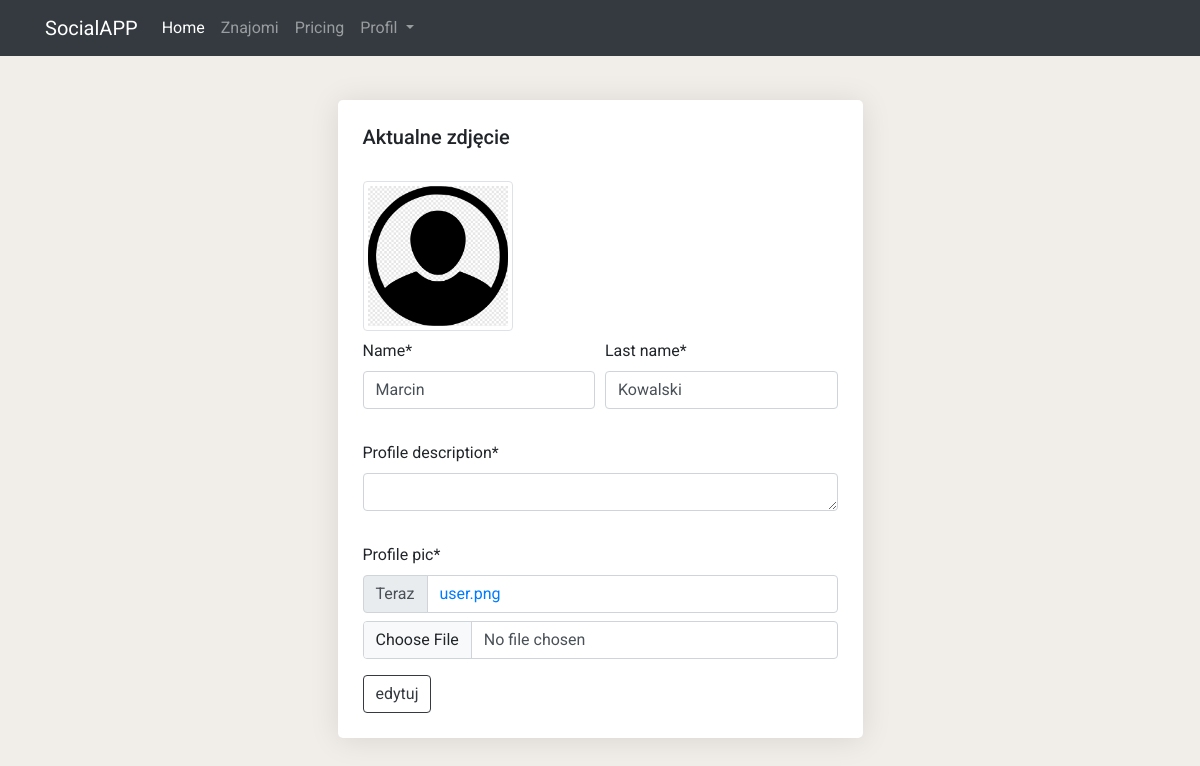
The app's page /edit_profile/ (signed in), older data.
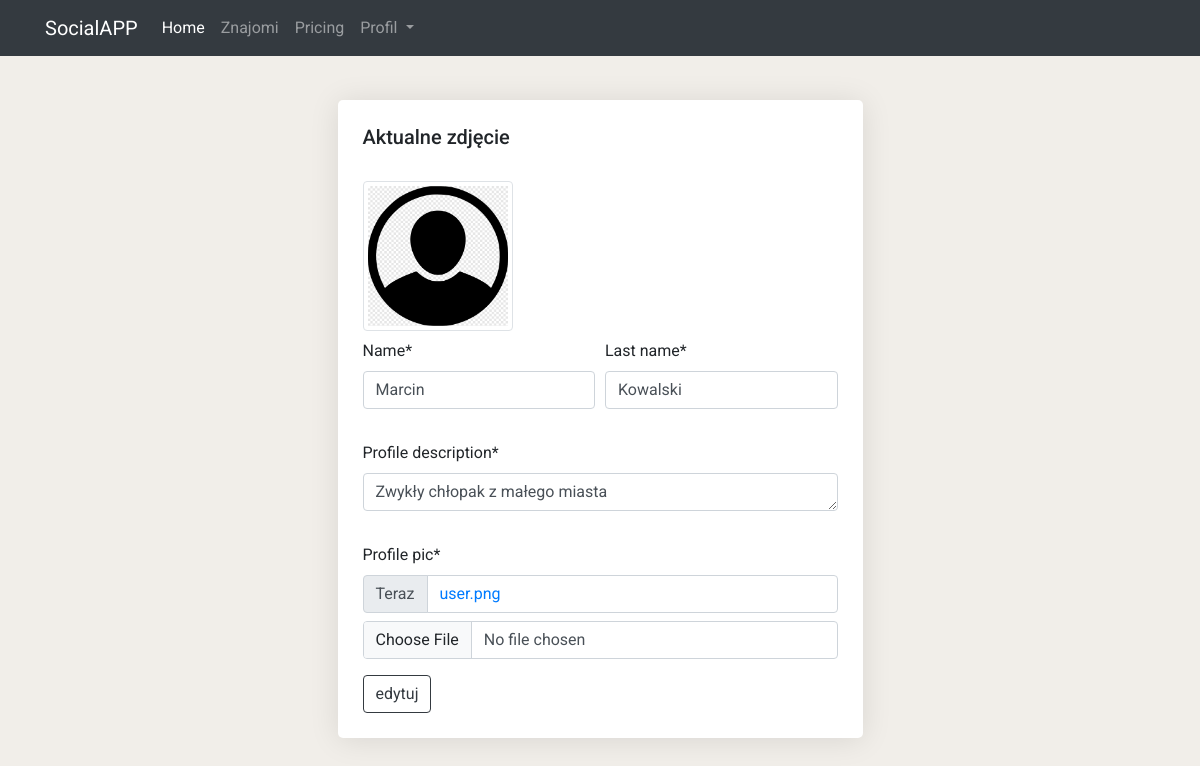
The same page, newer data.
### App/models.py (models this page shows, shortened)
class UserProfile(models.Model):
    user = models.OneToOneField(User, on_delete=models.CASCADE, related_name='userprofile')
    name = models.CharField(max_length=100)
    last_name = models.CharField(max_length=100)
    email = models.EmailField(null=True)
    creation_date = models.DateTimeField(auto_now_add=True, null=True)
    profile_pic = models.ImageField(default='user.png')
    followers = models.ManyToManyField('self',blank=True, symmetrical=False)
    profile_description = models.TextField(max_length=150, null=True)

### App/views.py (the view)
# urls.py: path('edit_profile/', views.edit_profile, name="edit_profile"),
@login_required(login_url='check/')
def edit_profile(request):
    profile = UserProfile.objects.get(user=request.user)
    if request.method == "POST":
        form = EditProfile(request.POST, request.FILES, instance=profile)
        if form.is_valid():
            form.save()
            messages.success(request, 'Pomyśnie edytowano profil' )
    else:
        form = EditProfile(instance=profile)
    context = {
        'profile': profile,
        'form': form,
    }
    return render(request, 'App/edit_profile.html', context)

### App/forms.py
class EditProfile(ModelForm):
    class Meta:
        model = UserProfile
        widgets = {
          'profile_description': forms.Textarea(attrs={'rows':1,}),
        }
        exclude  = ['user','email','followers']

### App/templates/App/edit_profile.html (shortened to what this page needs)
{% extends 'App/base.html' %}
{% load i18n %}
{% load crispy_forms_tags %}
{% load static %}
{% block content %}
<section class="main-content">
    <div class="container">
        <div class="col-sm-6 offset-sm-3">
            <div class="post-block">
                <h5>Aktualne zdjęcie</h5>
                <div class="d-flex flex-column" style="width: 150px;">
                    <img src="{{ profile.profile_pic.url }}"
                      alt="Generic placeholder image" class="img-fluid img-thumbnail mt-4 mb-2"
                      style="width: 150px; z-index: 1">
                  </div>
                <form method="POST" enctype="multipart/form-data">
                    <div class="form-row">
                        <div class="form-group col-md-6">
                            {{form.name |as_crispy_field}}
                        </div>
                        <div class="form-group col-md-6">
                            {{form.last_name |as_crispy_field}}
                        </div>
                        <div class="form-group col-md-12">
                            {{form.profile_description |as_crispy_field}}
                        </div>
                    </div>
                    {{form.profile_pic |as_crispy_field}}
                    <button type="submit" name="change_pic_form" class="btn btn-outline-dark" data-mdb-ripple-color="dark" >edytuj</button>
                </form>
                </div>
{% endblock %}

Row changes from the older to the newer data that the page shows:
changed UserProfile "Marcin": profile_description (not shown) → "Zwykły chłopak z małego miasta"
